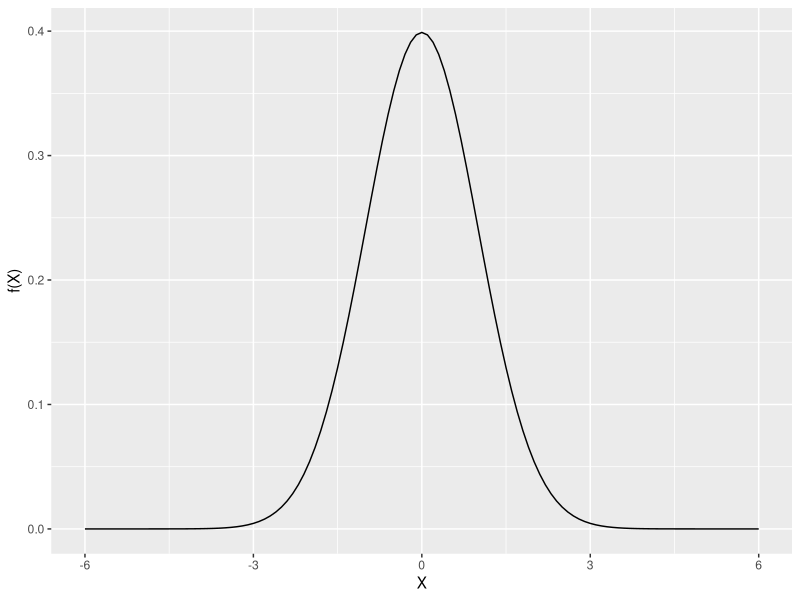

Here is the R script that generated this plot:
## ---- chunk 1
library (ggplot2)
xvalues <- seq(-6, 6, .1)
yvalues <- dnorm(xvalues, 0, 1)
g <- ggplot(data=data.frame(xvalues, yvalues), aes(x=xvalues, y=yvalues))
g + geom_line() + labs(x="X", y="f(X)")
